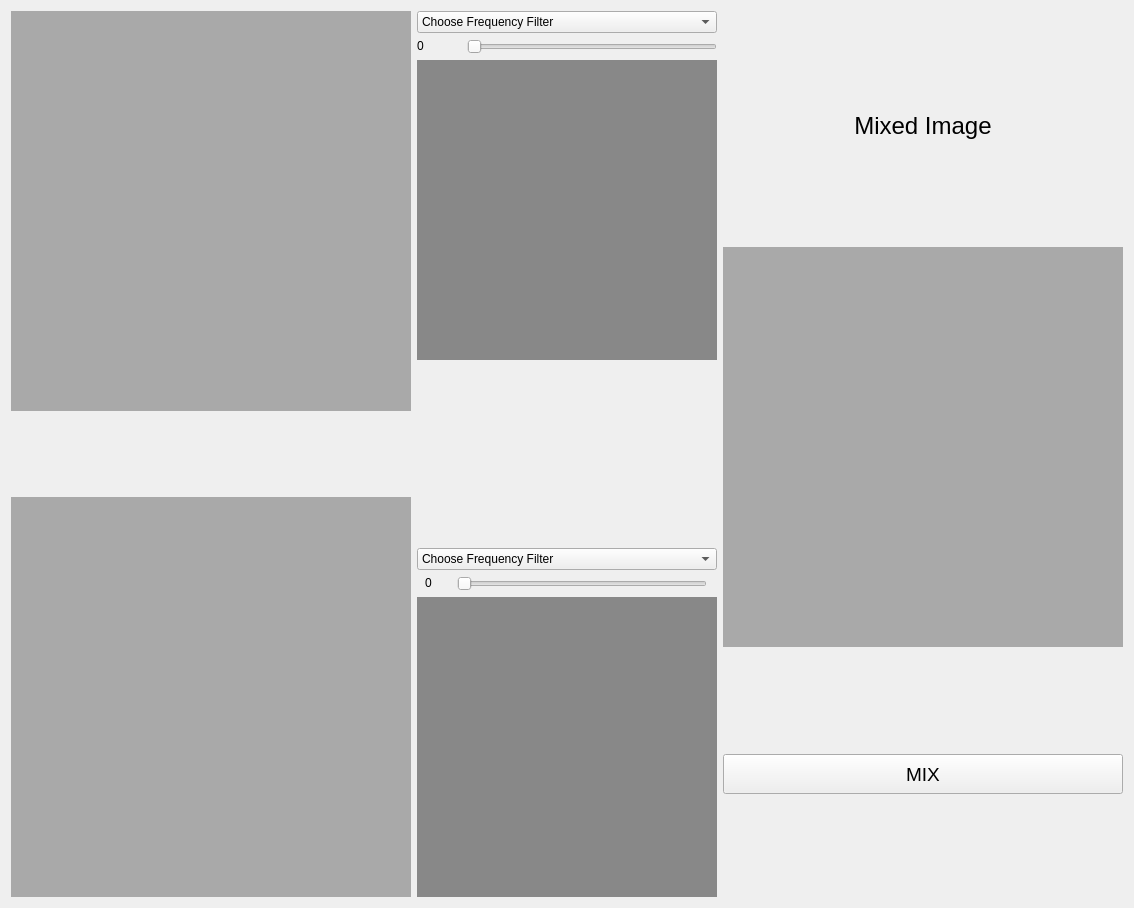
      <widget class="QWidget" name="tab_3">
       <attribute name="title">
        <string>Page</string>
       </attribute>
       <layout class="QHBoxLayout" name="horizontalLayout_10">
        <item>
         <layout class="QVBoxLayout" name="verticalLayout_15">
          <item>
           <widget class="QLabel" name="label_mix_1">
            <property name="sizePolicy">
             <sizepolicy hsizetype="Fixed" vsizetype="Fixed">
              <horstretch>0</horstretch>
              <verstretch>0</verstretch>
             </sizepolicy>
            </property>
            <property name="minimumSize">
             <size>
              <width>400</width>
              <height>400</height>
             </size>
            </property>
            <property name="styleSheet">
             <string notr="true">background-color: darkgray;

</string>
            </property>
            <property name="text">
             <string/>
            </property>
           </widget>
          </item>
          <item>
           <spacer name="verticalSpacer_3">
            <property name="orientation">
             <enum>Qt::Vertical</enum>
            </property>
            <property name="sizeHint" stdset="0">
             <size>
              <width>20</width>
              <height>40</height>
             </size>
            </property>
           </spacer>
          </item>
          <item>
           <spacer name="verticalSpacer_4">
            <property name="orientation">
             <enum>Qt::Vertical</enum>
            </property>
            <property name="sizeHint" stdset="0">
             <size>
              <width>20</width>
              <height>40</height>
             </size>
            </property>
           </spacer>
          </item>
          <item>
           <widget class="QLabel" name="label_mix_2">
            <property name="sizePolicy">
             <sizepolicy hsizetype="Fixed" vsizetype="Fixed">
              <horstretch>0</horstretch>
              <verstretch>0</verstretch>
             </sizepolicy>
            </property>
            <property name="minimumSize">
             <size>
              <width>400</width>
              <height>400</height>
             </size>
            </property>
            <property name="styleSheet">
             <string notr="true">background-color: darkgray;

</string>
            </property>
            <property name="text">
             <string/>
            </property>
           </widget>
          </item>
         </layout>
        </item>
        <item>
         <layout class="QVBoxLayout" name="verticalLayout_14">
          <item>
           <layout class="QVBoxLayout" name="verticalLayout_8">
            <item>
             <layout class="QVBoxLayout" name="verticalLayout_5">
              <item>
               <widget class="QComboBox" name="mix1_combo_box">
                <property name="sizePolicy">
                 <sizepolicy hsizetype="Fixed" vsizetype="Fixed">
                  <horstretch>0</horstretch>
                  <verstretch>0</verstretch>
                 </sizepolicy>
                </property>
                <property name="minimumSize">
                 <size>
                  <width>300</width>
                  <height>0</height>
                 </size>
                </property>
                <item>
                 <property name="text">
                  <string>Choose Frequency Filter</string>
                 </property>
                </item>
                <item>
                 <property name="text">
                  <string>Low Pass Filter</string>
                 </property>
                </item>
                <item>
                 <property name="text">
                  <string>High Pass Filter</string>
                 </property>
                </item>
               </widget>
              </item>
              <item>
               <layout class="QHBoxLayout" name="horizontalLayout_5">
                <item alignment="Qt::AlignLeft">
                 <widget class="QLabel" name="mix1_lbl">
                  <property name="sizePolicy">
                   <sizepolicy hsizetype="Fixed" vsizetype="Fixed">
                    <horstretch>0</horstretch>
                    <verstretch>0</verstretch>
                   </sizepolicy>
                  </property>
                  <property name="minimumSize">
                   <size>
                    <width>18</width>
                    <height>0</height>
                   </size>
                  </property>
                  <property name="text">
                   <string>0</string>
                  </property>
                 </widget>
                </item>
                <item>
                 <widget class="QSlider" name="mix1_slider">
                  <property name="sizePolicy">
                   <sizepolicy hsizetype="Fixed" vsizetype="Fixed">
                    <horstretch>0</horstretch>
                    <verstretch>0</verstretch>
                   </sizepolicy>
                  </property>
                  <property name="minimumSize">
                   <size>
                    <width>250</width>
                    <height>0</height>
                   </size>
                  </property>
                  <property name="orientation">
                   <enum>Qt::Horizontal</enum>
                  </property>
                 </widget>
                </item>
               </layout>
              </item>
             </layout>
            </item>
            <item>
             <widget class="QLabel" name="mix1_label">
              <property name="sizePolicy">
               <sizepolicy hsizetype="Fixed" vsizetype="Fixed">
                <horstretch>0</horstretch>
                <verstretch>0</verstretch>
               </sizepolicy>
              </property>
              <property name="minimumSize">
               <size>
                <width>300</width>
                <height>300</height>
               </size>
              </property>
              <property name="styleSheet">
               <string notr="true">background-color: rgb(136, 136, 136);</string>
              </property>
              <property name="text">
               <string/>
              </property>
             </widget>
            </item>
           </layout>
          </item>
          <item>
           <spacer name="verticalSpacer_2">
            <property name="orientation">
             <enum>Qt::Vertical</enum>
            </property>
            <property name="sizeHint" stdset="0">
             <size>
              <width>20</width>
              <height>40</height>
             </size>
            </property>
           </spacer>
          </item>
          <item>
           <layout class="QVBoxLayout" name="verticalLayout_13">
            <item>
             <layout class="QVBoxLayout" name="verticalLayout_2">
              <item>
               <widget class="QComboBox" name="mix2_combo_box">
                <property name="sizePolicy">
                 <sizepolicy hsizetype="Fixed" vsizetype="Fixed">
                  <horstretch>0</horstretch>
                  <verstretch>0</verstretch>
                 </sizepolicy>
                </property>
                <property name="minimumSize">
                 <size>
                  <width>300</width>
                  <height>0</height>
                 </size>
                </property>
                <item>
                 <property name="text">
                  <string>Choose Frequency Filter</string>
                 </property>
                </item>
                <item>
                 <property name="text">
                  <string>Low Pass Filter</string>
                 </property>
                </item>
                <item>
                 <property name="text">
                  <string>High Pass Filter</string>
                 </property>
                </item>
               </widget>
              </item>
              <item>
               <layout class="QHBoxLayout" name="horizontalLayout_9">
                <item>
                 <widget class="QLabel" name="mix2_lbl">
                  <property name="sizePolicy">
                   <sizepolicy hsizetype="Fixed" vsizetype="Fixed">
                    <horstretch>0</horstretch>
                    <verstretch>0</verstretch>
                   </sizepolicy>
                  </property>
                  <property name="minimumSize">
                   <size>
                    <width>18</width>
                    <height>0</height>
                   </size>
                  </property>
                  <property name="text">
                   <string>0</string>
                  </property>
                 </widget>
                </item>
                <item>
                 <widget class="QSlider" name="mix2_slider">
                  <property name="sizePolicy">
                   <sizepolicy hsizetype="Fixed" vsizetype="Fixed">
                    <horstretch>0</horstretch>
                    <verstretch>0</verstretch>
                   </sizepolicy>
                  </property>
                  <property name="minimumSize">
                   <size>
                    <width>250</width>
                    <height>0</height>
                   </size>
                  </property>
                  <property name="orientation">
                   <enum>Qt::Horizontal</enum>
                  </property>
                 </widget>
                </item>
               </layout>
              </item>
             </layout>
            </item>
            <item>
             <widget class="QLabel" name="mix2_label">
              <property name="sizePolicy">
               <sizepolicy hsizetype="Fixed" vsizetype="Fixed">
                <horstretch>0</horstretch>
                <verstretch>0</verstretch>
               </sizepolicy>
              </property>
              <property name="minimumSize">
               <size>
                <width>300</width>
                <height>300</height>
               </size>
              </property>
              <property name="styleSheet">
               <string notr="true">background-color: rgb(136, 136, 136);</string>
              </property>
              <property name="text">
               <string/>
              </property>
             </widget>
            </item>
           </layout>
          </item>
         </layout>
        </item>
        <item>
         <layout class="QVBoxLayout" name="verticalLayout_12">
          <item>
           <widget class="QLabel" name="label_2">
            <property name="sizePolicy">
             <sizepolicy hsizetype="Fixed" vsizetype="Fixed">
              <horstretch>0</horstretch>
              <verstretch>0</verstretch>
             </sizepolicy>
            </property>
            <property name="minimumSize">
             <size>
              <width>400</width>
              <height>0</height>
             </size>
            </property>
            <property name="font">
             <font>
              <pointsize>18</pointsize>
             </font>
            </property>
            <property name="text">
             <string>Mixed Image</string>
            </property>
            <property name="alignment">
             <set>Qt::AlignCenter</set>
            </property>
           </widget>
          </item>
          <item>
           <widget class="QLabel" name="mixed_label">
            <property name="sizePolicy">
             <sizepolicy hsizetype="Fixed" vsizetype="Fixed">
              <horstretch>0</horstretch>
              <verstretch>0</verstretch>
             </sizepolicy>
            </property>
            <property name="minimumSize">
             <size>
              <width>400</width>
              <height>400</height>
             </size>
            </property>
            <property name="styleSheet">
             <string notr="true">background-color: darkgray;

</string>
            </property>
            <property name="text">
             <string/>
            </property>
           </widget>
          </item>
          <item>
           <widget class="QPushButton" name="MIX_btn">
            <property name="sizePolicy">
             <sizepolicy hsizetype="Fixed" vsizetype="Fixed">
              <horstretch>0</horstretch>
              <verstretch>0</verstretch>
             </sizepolicy>
            </property>
            <property name="minimumSize">
             <size>
              <width>400</width>
              <height>40</height>
             </size>
            </property>
            <property name="font">
             <font>
              <pointsize>14</pointsize>
             </font>
            </property>
            <property name="text">
             <string>MIX</string>
            </property>
           </widget>
          </item>
         </layout>
        </item>
       </layout>
      </widget>
